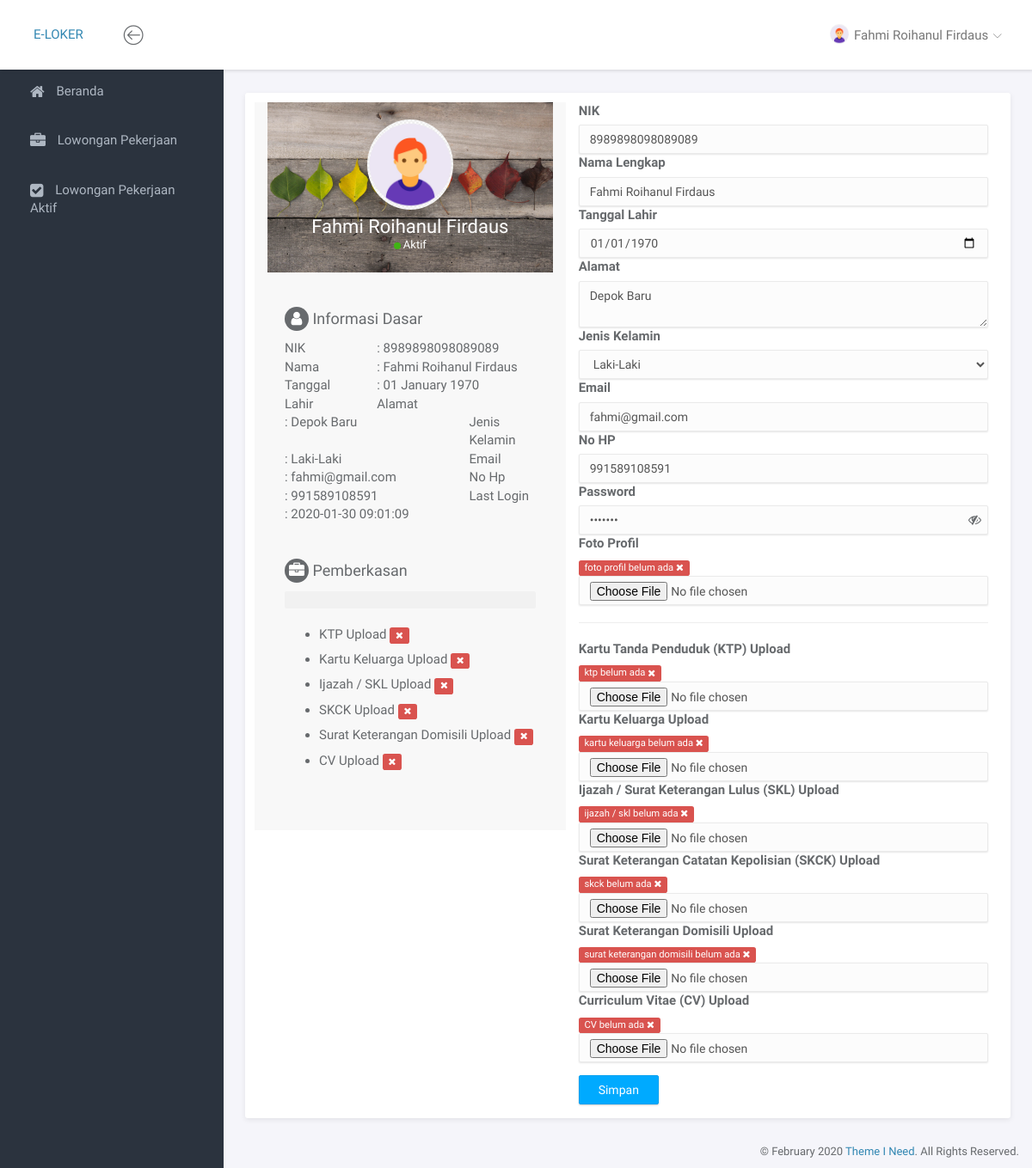
/portal/index.php?page=profil (signed in), run on an earlier commit of the app's database.
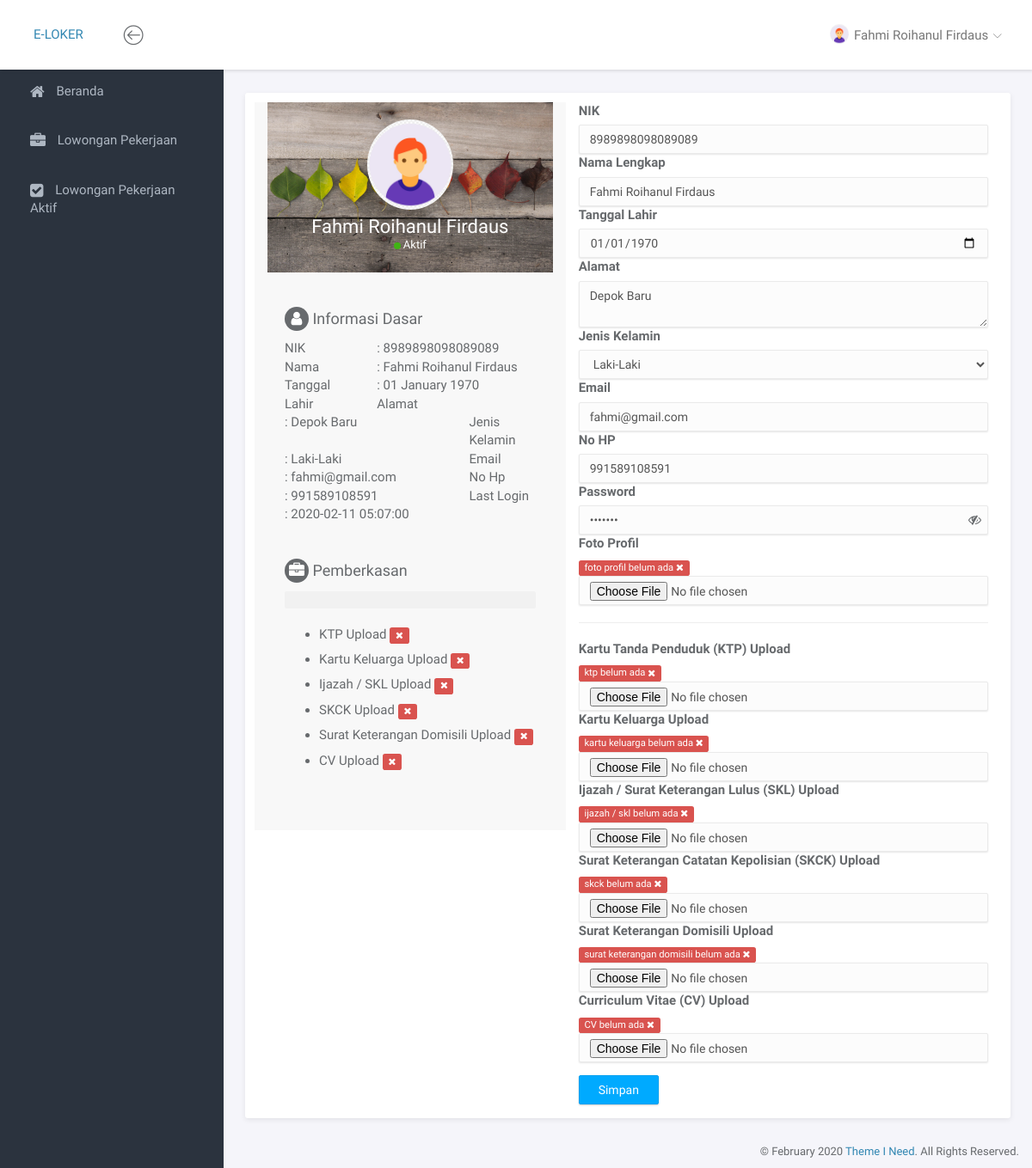
And on a later commit of the database.
### tables this page shows
CREATE TABLE `user` (
  `id` varchar(11) NOT NULL,
  `nik` varchar(16) DEFAULT NULL,
  `nama_lengkap` varchar(50) DEFAULT NULL,
  `tgl_lahir` date DEFAULT NULL,
  `alamat` text DEFAULT NULL,
  `jenis_kelamin` enum('L','P') DEFAULT NULL,
  `email` varchar(40) DEFAULT NULL,
  `no_hp` varchar(12) DEFAULT NULL,
  `password` varchar(10) DEFAULT NULL,
  `image_url` varchar(100) DEFAULT NULL,
  `login_terakhir` timestamp NULL DEFAULT NULL
);

### portal/service.php (called while the page is built, shortened)
<?php
if ($_SESSION['role'] == 2) {
    $getdatauser = mysqli_query($conn, "SELECT * FROM user WHERE email='$_SESSION[email]'");
    $auth = mysqli_fetch_array($getdatauser);
    $getdataberkas = mysqli_query($conn, "SELECT * FROM pemberkasan WHERE user_id='$auth[id]'");
    $pemberkasan = mysqli_fetch_array($getdataberkas);
} else {
    $getdatauser = mysqli_query($conn, "SELECT * FROM admin WHERE email='$_SESSION[email]'");
    $auth = mysqli_fetch_array($getdatauser);
}
?>

### portal/page/pendaftar/profil/profil.php (the view, shortened to what the changed rows need)
<div class="panel panel-headline">
    <div class="panel-body">
        <div class="row">
            <div class="col-md-5" style="background: #f8f8f8;">
                <div class="profile-header">
                    <div class="profile-main">
                        <img src="<?= $auth['image_url'] !== null ? 'file/gambar/'.$auth['image_url'] : 'assets/img/admin.png'  ?>" class="img-circle" width="100">
                        <h3 class="name"><?= $auth['nama_lengkap'] !== null ? $auth['nama_lengkap'] : $auth['email'] ?></h3>
                        <span class="online-status status-available">Aktif</span>
                    </div>
                </div>
                <div class="profile-detail">
                    <div class="profile-info">
                        <h4><i class="fa fa-user box-circle"></i> Informasi Dasar</h4>
                        <div class="row">
                        <div class="col-md-4">NIK</div>
                        <div class="col-md-8">: <?= $auth['nik'] !== null ? $auth['nik'] : '-' ?></div>
                        <div class="col-md-4">Nama</div>
                        <div class="col-md-8">: <?= $auth['nama_lengkap'] !== null ? $auth['nama_lengkap'] : '-' ?></div>
                        <div class="col-md-4">Tanggal Lahir</div>
                        <div class="col-md-8">: <?= date('d F Y', strtotime($auth['tgl_lahir'])) ?></div>
                        <div class="col-md-4">Alamat</div>
                        <div class="col-md-8">: <?= $auth['alamat'] ?></div>
                        <div class="col-md-4">Jenis Kelamin</div>
                        <div class="col-md-8">: <?= $auth['jenis_kelamin'] !== null ? $auth['jenis_kelamin'] == 'L' ? 'Laki-Laki' : 'Perempuan' : '-' ?></div>
                        <div class="col-md-4">Email</div>
                        <div class="col-md-8">: <?= $auth['email'] !== null ? $auth['email'] : '-' ?></div>
                        <div class="col-md-4">No Hp</div>
                        <div class="col-md-8">: <?= $auth['no_hp'] !== null ? $auth['no_hp'] : '-' ?></div>
                        <div class="col-md-4">Last Login</div>
                        <div class="col-md-8">: <?= $auth['login_terakhir'] !== null ? $auth['login_terakhir'] : '-' ?></div>
                        </div>
                    </div>
                    <div class="profile-info">
                        <h4><i class="fa fa-briefcase box-circle"></i> Pemberkasan</h4>
                        <div class="progress">
                        </div>
                        <ul>
                            <li>KTP Upload <?= $pemberkasan[2] === null ? '<span class="label label-danger"><i class="fa fa-remove"></i><span>' : '<span class="label label-success"><i class="fa fa-check"></i><span>' ?></li>
                            <li>Kartu Keluarga Upload <?= $pemberkasan[3] === null ? '<span class="label label-danger"><i class="fa fa-remove"></i><span>' : '<span class="label label-success"><i class="fa fa-check"></i><span>' ?></li>
                            <li>Ijazah / SKL Upload <?= $pemberkasan[4] === null ? '<span class="label label-danger"><i class="fa fa-remove"></i><span>' : '<span class="label label-success"><i class="fa fa-check"></i><span>' ?> </li>
                            <li>SKCK Upload <?= $pemberkasan[5] === null ? '<span class="label label-danger"><i class="fa fa-remove"></i><span>' : '<span class="label label-success"><i class="fa fa-check"></i><span>' ?></li>
                            <li>Surat Keterangan Domisili Upload <?= $pemberkasan[6] === null ? '<span class="label label-danger"><i class="fa fa-remove"></i><span>' : '<span class="label label-success"><i class="fa fa-check"></i><span>' ?></li>
                            <li>CV Upload <?= $pemberkasan[7] === null ? '<span class="label label-danger"><i class="fa fa-remove"></i><span>' : '<span class="label label-success"><i class="fa fa-check"></i><span>' ?></li>
                        </ul>
                    </div>
                </div>
            </div>
            <div class="col-md-7">
                <form action="?page=profil" method="post" enctype="multipart/form-data">
                    <div class="row">
                        <div class="col-md-12">
                            <div clas="form-group">
                                <label>NIK</label>
                                <input class="form-control" type="text" name="nik" placeholder="isikan nik anda ..." value="<?= $auth['nik'] ?>" maxlength="16" autocomplete="OFF">
                            </div>
                        </div>
                    </div>
                    <div class="row">
                        <div class="col-md-12">
                            <div clas="form-group">
                                <label>Nama Lengkap</label>
                                <input class="form-control" type="text" name="namalengkap" placeholder="isikan nama lengkap anda ..." value="<?= $auth['nama_lengkap'] ?>" autocomplete="OFF">
                            </div>
                        </div>
                    </div>
                    <div class="row">
                        <div class="col-md-12">
                            <div clas="form-group">
                                <label>Tanggal Lahir</label>
                                <input class="form-control" type="date" name="tgllahir" placeholder="isikan nama lengkap anda ..." value="<?= date('Y-m-d', strtotime($auth['tgl_lahir'])) ?>" autocomplete="OFF">
                            </div>
                        </div>
                    </div>
                    <div class="row">
                        <div class="col-md-12">
                            <div clas="form-group">
                                <label>Alamat</label>
                                <textarea class="form-control" name="alamat"><?= $auth['alamat'] ?></textarea>
                            </div>
                        </div>
                    </div>
                    <div class="row">
                        <div class="col-md-12">
                            <div clas="form-group">
                                <label>Jenis Kelamin</label>
                                <select class="form-control" name="jeniskelamin">
                                    <option value="L" <?= $auth['jenis_kelamin'] == 'L' ? 'selected' : '' ?>>Laki-Laki</option>
                                </select>
                            </div>
                        </div>
                    </div>
                    <div class="row">
                        <div class="col-md-12">
                            <div clas="form-group">
                                <label>Email</label>
                                <input class="form-control" type="email" name="email" placeholder="isikan alamat email anda ..." value="<?= $auth['email'] ?>" autocomplete="OFF">
                            </div>
                        </div>
                    </div>
                    <div class="row">
                        <div class="col-md-12">
                            <div clas="form-group">
                                <label>No HP</label>
                                <input class="form-control" type="text" name="nohp" placeholder="isikan no hp anda ..." value="<?= $auth['no_hp'] ?>" maxlength="12" autocomplete="OFF">
                            </div>
                        </div>
                    </div>
                    <div class="row">
                        <div class="col-md-12">
                            <div clas="form-group">
                                <label>Password</label>
                                <input id="password-field" name="password" maxlength="10" type="password" class="form-control" value="<?= $auth['password'] ?>" autocomplete="OFF" >
                                <span toggle="#password-field" class="fa fa-eye-slash field-icon toggle-password"></span>
                            </div>
                        </div>
                    </div>
                    <div class="row">
                        <div class="col-md-12">
                            <div clas="form-group">
                                <label>Foto Profil</label>
                                <?= $auth['image_url'] !== null ? '<p>'.$auth['image_url'].' <i class="fa fa-check"></i></p>' : '<br /><span class="label label-danger">foto profil belum ada <i class="fa fa-remove"></i></span>' ?>
                                <input class="form-control" type="file" name="imageurl">
                            </div>
                        </div>
                    </div>
                    <hr>
                    <div class="row">
                        <div class="col-md-12">
                            <div clas="form-group">
                                <label>Kartu Tanda Penduduk (KTP) Upload</label>
                                <?= $pemberkasan[2] !== null ? '<p><a target="_blank" href="file/pemberkasan/'.$pemberkasan[2].'">'.$pemberkasan[2].'</a> <i class="fa fa-check"></i></p>' : '<br /><span class="label label-danger">ktp belum ada <i class="fa fa-remove"></i></span>' ?>
                                <input class="form-control" type="file" name="ktpfile">
                            </div>
                        </div>
                    </div>
                    <div class="row">
                        <div class="col-md-12">
                            <div clas="form-group">
                                <label>Kartu Keluarga Upload</label>
                                <?= $pemberkasan[3] !== null ? '<p><a target="_blank" href="file/pemberkasan/'.$pemberkasan[3].'">'.$pemberkasan[3].'</a> <i class="fa fa-check"></i></p>' : '<br /><span class="label label-danger">kartu keluarga belum ada <i class="fa fa-remove"></i></span>' ?>
                                <input class="form-control" type="file" name="kkfile">
                            </div>
                        </div>
                    </div>
                    <div class="row">
                        <div class="col-md-12">
                            <div clas="form-group">
                                <label>Ijazah / Surat Keterangan Lulus (SKL) Upload</label>
                                <?= $pemberkasan[4] !== null ? '<p><a target="_blank" href="file/pemberkasan/'.$pemberkasan[4].'">'.$pemberkasan[4].'</a> <i class="fa fa-check"></i></p>' : '<br /><span class="label label-danger">ijazah / skl belum ada <i class="fa fa-remove"></i></span>' ?>
                                <input class="form-control" type="file" name="ijazahfile">
                            </div>
                        </div>
                    </div>
                    <div class="row">
                        <div class="col-md-12">
                            <div clas="form-group">
                                <label>Surat Keterangan Catatan Kepolisian (SKCK) Upload</label>
                                <?= $pemberkasan[5] !== null ? '<p><a target="_blank" href="file/pemberkasan/'.$pemberkasan[5].'">'.$pemberkasan[5].'</a> <i class="fa fa-check"></i></p>' : '<br /><span class="label label-danger">skck belum ada <i class="fa fa-remove"></i></span>' ?>
                                <input class="form-control" type="file" name="skckfile">
                            </div>
                        </div>
                    </div>
                    <div class="row">
                        <div class="col-md-12">
                            <div clas="form-group">
                                <label>Surat Keterangan Domisili Upload</label>
                                <?= $pemberkasan[6] !== null ? '<p><a target="_blank" href="file/pemberkasan/'.$pemberkasan[6].'">'.$pemberkasan[6].'</a> <i class="fa fa-check"></i></p>' : '<br /><span class="label label-danger">surat keterangan domisili belum ada <i class="fa fa-remove"></i></span>' ?>
                                <input class="form-control" type="file" name="sdfile">
                            </div>
                        </div>
                    </div>
                    <div class="row">
                        <div class="col-md-12">
                            <div clas="form-group">
                                <label>Curriculum Vitae (CV) Upload</label>
                                <?= $pemberkasan[7] !== null ? '<p><a target="_blank" href="file/pemberkasan/'.$pemberkasan[7].'">'.$pemberkasan[7].'</a> <i class="fa fa-check"></i></p>' : '<br /><span class="label label-danger">CV belum ada <i class="fa fa-remove"></i></span>' ?>
                                <input class="form-control" type="file" name="cvfile">
                            </div>
                        </div>
                    </div>
                    <div class="row" style="margin-top:15px;">
                        <div class="col-md-12">
                            <div clas="form-group">
                                <input class="btn btn-primary" type="submit" name="submit" value="Simpan">
                            </div>
                        </div>
                    </div>
                </form>
            </div>
        </div>
    </div>
</div>

### portal/header.php (shortened to what the changed rows need)
<nav class="navbar navbar-default navbar-fixed-top">
	<div class="container-fluid">
		<div id="navbar-menu">
			<ul class="nav navbar-nav navbar-right">
				<li class="dropdown">
					<a href="#" class="dropdown-toggle" data-toggle="dropdown"><img src="<?= $_SESSION['role'] == 2 ? $auth['image_url'] !== null ? 'file/gambar/'.$auth['image_url'] : 'assets/img/admin.png' : 'assets/img/admin.png' ?>" class="img-circle" alt="Avatar"> <span><?= isset($auth['nama_lengkap']) ? $auth['nama_lengkap'] : $auth['email']  ?></span> <i class="icon-submenu lnr lnr-chevron-down"></i></a>
				</li>
			</ul>
		</div>
	</div>
</nav>

What changed in the data, as far as the page shows it:
changed user "Fahmi Roihanul Firdaus": login_terakhir "2020-01-30 09:01:09" → "2020-02-11 05:07:00"
